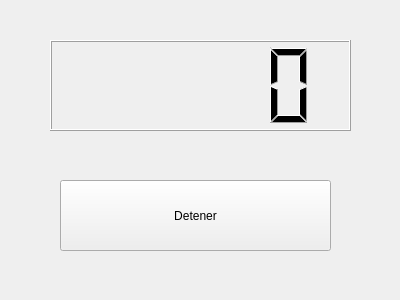
<?xml version="1.0" encoding="UTF-8"?>
<ui version="4.0">
 <class>Counter</class>
 <widget class="QWidget" name="Counter">
  <property name="geometry">
   <rect>
    <x>0</x>
    <y>0</y>
    <width>400</width>
    <height>300</height>
   </rect>
  </property>
  <property name="windowTitle">
   <string>Counter</string>
  </property>
  <widget class="QPushButton" name="button">
   <property name="geometry">
    <rect>
     <x>60</x>
     <y>180</y>
     <width>271</width>
     <height>71</height>
    </rect>
   </property>
   <property name="text">
    <string>Detener</string>
   </property>
  </widget>
  <widget class="QLCDNumber" name="lcdNumber">
   <property name="geometry">
    <rect>
     <x>50</x>
     <y>40</y>
     <width>301</width>
     <height>91</height>
    </rect>
   </property>
  </widget>
 </widget>
 <resources/>
 <connections/>
</ui>
